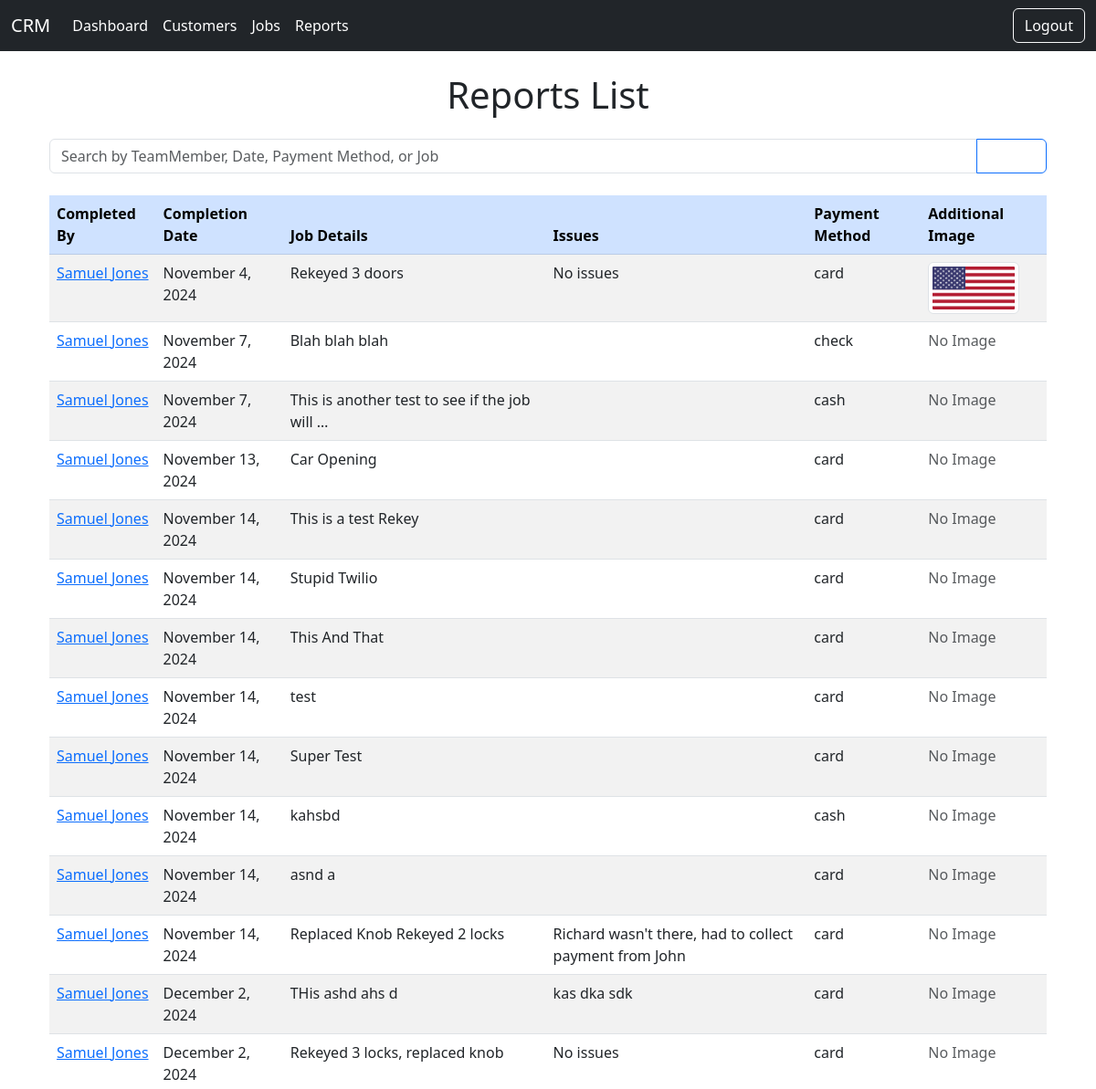
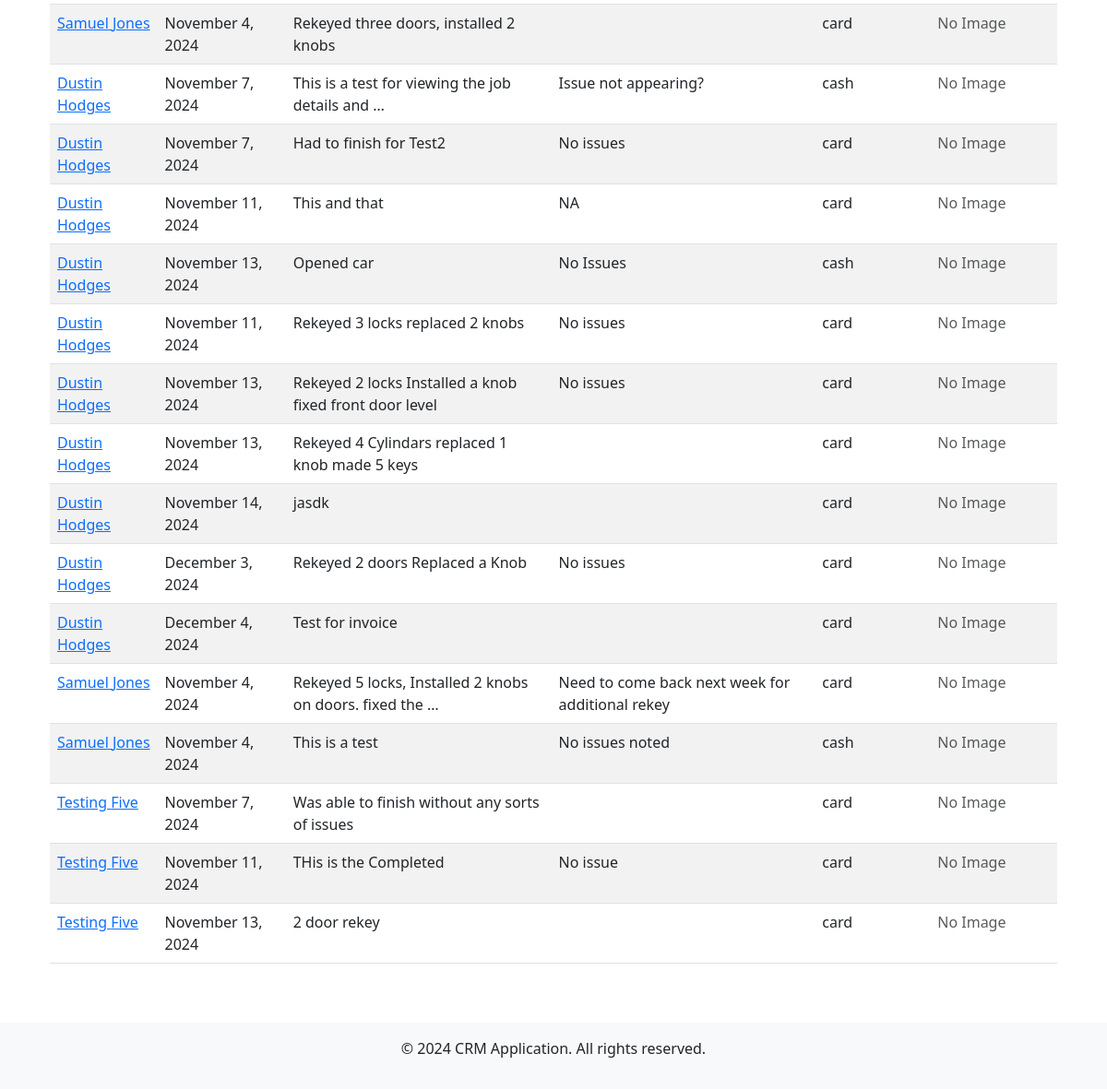
The app's page /reports/list/ (signed in) with its own data (2 pictures, top to bottom).
### reports/models.py (models this page shows, shortened)
class Report(models.Model):
    PAYMENT_METHOD_CHOICES = [
        ('card', 'Card'),
        ('cash', 'Cash'),
        ('check', 'Check'),
        ('billed', 'Billed'),
    ]
    job = models.OneToOneField(Job, on_delete=models.CASCADE)  # Each job can have one report
    completed_by = models.ForeignKey(TeamMember, on_delete=models.SET_NULL, null=True, blank=True)
    completed_at = models.DateTimeField(auto_now_add=True)
    job_details = models.TextField()  # Field for any job-related details or issues
    job_issues = models.TextField(blank=True, null=True)
    payment_method = models.CharField(max_length=10, choices=PAYMENT_METHOD_CHOICES)
    payment_received = models.BooleanField(default=False)
    additional_image = models.ImageField(upload_to='reports_images/', blank=True, null=True)

### teams/models.py (models this page shows)
class TeamMember(models.Model):
    team = models.ForeignKey(Team, on_delete=models.CASCADE)
    user = models.ForeignKey(settings.AUTH_USER_MODEL, on_delete=models.CASCADE)
    ACCESS_LEVEL = (
        (1, 'View Only'),
        (2, 'Add Customers and Jobs'),
        (3, 'Manage Team Members'),
        (4, 'Full Access'),
    )
    access_level = models.IntegerField(choices=ACCESS_LEVEL, default=1)
    class Meta:
        unique_together = ('team', 'user')

### accounts/models.py (models this page shows)
class CustomUser(AbstractUser):
    first_name = models.CharField(max_length=255, blank=True)
    last_name = models.CharField(max_length=255, blank=True)
    phone_number = models.CharField(max_length=15, blank=True)
    profile_picture = models.ImageField(upload_to='profile_pics/', blank=True, null=True)
    ROLE_CHOICES = [
        ('viewer', 'Viewer'),
        ('editor', 'Editor'),
        ('manager', 'Manager'),
    ]
    role = models.CharField(max_length=10, choices=ROLE_CHOICES, default='viewer')
    is_active = models.BooleanField(default=True)
    date_of_birth = models.DateField(blank=True, null=True)
    groups = models.ManyToManyField(
        'auth.Group',
        related_name='custom_user_groups',
        blank=True
    )
    user_permissions = models.ManyToManyField(
        'auth.Permission',
        related_name='custom_user_permissions',
        blank=True
    )

### reports/views.py (the view, shortened to what this page needs)
# urls.py: path('list/', views.reports_list, name='reports_list'),
@login_required
def reports_list(request):
    team_member = TeamMember.objects.get(user=request.user)
    team = team_member.team
    access_level = team_member.access_level
    if team_member.access_level < 3:
        return redirect('dashboard')  # Redirect lower access levels to a different page
    reports = Report.objects.filter(job__team_member__team=team)
    query = request.GET.get('q')
    context = {
        'reports': reports,
        'access_level': access_level,
    }
    return render(request, 'reports/reports_list.html', context)

### context_processors.py (called while the page is built, shortened)
def access_level_context(request):
    return {}

### reports/templates/reports/reports_list.html (shortened to what this page needs)
{% extends "base.html" %}
{% block content %}
{% load custom_filters %}
<div class="container">
    <h1 class="my-4 text-center">Reports List</h1>
    <form method="GET" action="{% url 'reports:reports_list' %}" class="mb-4">
        <div class="input-group">
            <input
                type="text"
                name="q"
                class="form-control"
                placeholder="Search by TeamMember, Date, Payment Method, or Job"
                value="{{ query|default_if_none:'' }}"
            >
            <button type="submit" class="btn btn-outline-primary">Search</button>
        </div>
    </form>
    <div class="table-responsive">
        <table class="table table-striped table-hover">
            <thead class="table-primary">
                <tr>
                    <th>Completed By</th>
                    <th>Completion Date</th>
                    <th>Job Details</th>
                    <th>Issues</th>
                    <th>Payment Method</th>
                    <th>Additional Image</th>
                </tr>
            </thead>
            <tbody>
                {% for report in reports %}
                    <tr>
                        <td>
                            <a href="{% url 'reports:report_details' report.id %}">
                                {% if report.completed_by.user.first_name %}
                                    {{ report.completed_by.user.first_name }} {{ report.completed_by.user.last_name }}
                                {% else %}
                                    {{ report.completed_by.user.username }}
                                {% endif %}
                            </a>
                        </td>
                        <td>{{ report.completed_at|date:"F j, Y" }}</td>
                        <td>{{ report.job_details|truncatewords:10 }}</td>
                        <td>{{ report.job_issues|truncatewords:10 }}</td>
                        <td>{{ report.payment_method }}</td>
                        <td>
                            {% if report.additional_image %}
                                <img src="{{ report.additional_image.url }}" alt="Additional Image" class="img-thumbnail" style="max-width: 100px;">
                            {% else %}
                                <span class="text-muted">No Image</span>
                            {% endif %}
                        </td>
                    </tr>
                {% empty %}
                    <tr>
                        <td colspan="6" class="text-center text-muted">No reports found.</td>
                    </tr>
                {% endfor %}
            </tbody>
        </table>
    </div>
</div>
{% endblock %}

### templates/base.html (shortened to what this page needs)
{% load static %}
<!DOCTYPE html>
<html lang="en">
<head>
    <link href="https://cdn.jsdelivr.net/npm/bootstrap@5.3.0-alpha3/dist/css/bootstrap.min.css" rel="stylesheet">
    <link href='https://cdn.jsdelivr.net/npm/fullcalendar@5.11.0/main.min.css' rel='stylesheet' />
    <link rel="stylesheet" href="{% static 'css/custom.css' %}">
</head>
<body>
    <nav class="navbar navbar-expand-lg navbar-dark bg-dark">
        <div class="container-fluid">
            <a class="navbar-brand" href="{% url 'dashboard' %}">CRM</a>
            <div class="collapse navbar-collapse" id="navbarNav">
                <ul class="navbar-nav me-auto mb-2 mb-lg-0">
                    <li class="nav-item">
                        <a class="nav-link" href="{% url 'dashboard' %}">Dashboard</a>
                    </li>
                    <li class="nav-item">
                        <a class="nav-link" href="{% url 'customer_list' %}">Customers</a>
                    </li>
                    <li class="nav-item">
                        <a class="nav-link" href="{% url 'jobs:job_list' %}">Jobs</a>
                    </li>
                    {% if access_level >= 3 %}
                    <li class="nav-item">
                        <a class="nav-link" href="{% url 'reports:reports_list' %}">Reports</a>
                    </li>
                    {% endif %}
                </ul>
                <form class="d-flex" method="POST" action="{% url 'logout' %}">
                    <button class="btn btn-outline-light" type="submit">Logout</button>
                </form>
            </div>
        </div>
    </nav>
    <div class="container mt-4">
        {% block content %}{% endblock %}
    </div>
    <footer class="text-center mt-5 py-3 bg-light">
        <p>&copy; {{ current_year|default:2024 }} CRM Application. All rights reserved.</p>
    </footer>
</body>
</html>

### static/custom.css (style rules this page uses)
.navbar { background-color: #343a40; }
.navbar-brand, .nav-link, .btn { color: #ffffff !important; }

### records on screen
Report: completed_by.user.first_name "Samuel", completed_by.user.last_name "Jones", completed_at "November 4, 2024", job_details "Rekeyed 3 doors", job_issues "No issues", payment_method "card", additional_image (picture)
Report: completed_by.user.first_name "Samuel", completed_by.user.last_name "Jones", completed_at "November 7, 2024", job_details "Blah blah blah", payment_method "check", additional_image "No Image"
Report: completed_by.user.first_name "Samuel", completed_by.user.last_name "Jones", completed_at "November 7, 2024", job_details "This is another test to see if the job will …", payment_method "cash", additional_image "No Image"
Report: completed_by.user.first_name "Samuel", completed_by.user.last_name "Jones", completed_at "November 13, 2024", job_details "Car Opening", payment_method "card", additional_image "No Image"
Report: completed_by.user.first_name "Samuel", completed_by.user.last_name "Jones", completed_at "November 14, 2024", job_details "This is a test Rekey", payment_method "card", additional_image "No Image"
Report: completed_by.user.first_name "Samuel", completed_by.user.last_name "Jones", completed_at "November 14, 2024", job_details "Stupid Twilio", payment_method "card", additional_image "No Image"
Report: completed_by.user.first_name "Samuel", completed_by.user.last_name "Jones", completed_at "November 14, 2024", job_details "This And That", payment_method "card", additional_image "No Image"
Report: completed_by.user.first_name "Samuel", completed_by.user.last_name "Jones", completed_at "November 14, 2024", job_details "test", payment_method "card", additional_image "No Image"
Report: completed_by.user.first_name "Samuel", completed_by.user.last_name "Jones", completed_at "November 14, 2024", job_details "Super Test", payment_method "card", additional_image "No Image"
Report: completed_by.user.first_name "Samuel", completed_by.user.last_name "Jones", completed_at "November 14, 2024", job_details "kahsbd", payment_method "cash", additional_image "No Image"
Report: completed_by.user.first_name "Samuel", completed_by.user.last_name "Jones", completed_at "November 14, 2024", job_details "asnd a", payment_method "card", additional_image "No Image"
Report: completed_by.user.first_name "Samuel", completed_by.user.last_name "Jones", completed_at "November 14, 2024", job_details "Replaced Knob Rekeyed 2 locks", job_issues "Richard wasn't there, had to collect payment from John", payment_method "card", additional_image "No Image"
Report: completed_by.user.first_name "Samuel", completed_by.user.last_name "Jones", completed_at "December 2, 2024", job_details "THis ashd ahs d", job_issues "kas dka sdk", payment_method "card", additional_image "No Image"
Report: completed_by.user.first_name "Samuel", completed_by.user.last_name "Jones", completed_at "December 2, 2024", job_details "Rekeyed 3 locks, replaced knob", job_issues "No issues", payment_method "card", additional_image "No Image"
Report: completed_by.user.first_name "Samuel", completed_by.user.last_name "Jones", completed_at "November 4, 2024", job_details "Rekeyed three doors, installed 2 knobs", payment_method "card", additional_image "No Image"
Report: completed_by.user.first_name "Dustin", completed_by.user.last_name "Hodges", completed_at "November 7, 2024", job_details "This is a test for viewing the job details and …", job_issues "Issue not appearing?", payment_method "cash", additional_image "No Image"
Report: completed_by.user.first_name "Dustin", completed_by.user.last_name "Hodges", completed_at "November 7, 2024", job_details "Had to finish for Test2", job_issues "No issues", payment_method "card", additional_image "No Image"
Report: completed_by.user.first_name "Dustin", completed_by.user.last_name "Hodges", completed_at "November 11, 2024", job_details "This and that", job_issues "NA", payment_method "card", additional_image "No Image"
Report: completed_by.user.first_name "Dustin", completed_by.user.last_name "Hodges", completed_at "November 13, 2024", job_details "Opened car", job_issues "No Issues", payment_method "cash", additional_image "No Image"
Report: completed_by.user.first_name "Dustin", completed_by.user.last_name "Hodges", completed_at "November 11, 2024", job_details "Rekeyed 3 locks replaced 2 knobs", job_issues "No issues", payment_method "card", additional_image "No Image"
Report: completed_by.user.first_name "Dustin", completed_by.user.last_name "Hodges", completed_at "November 13, 2024", job_details "Rekeyed 2 locks Installed a knob fixed front door level", job_issues "No issues", payment_method "card", additional_image "No Image"
Report: completed_by.user.first_name "Dustin", completed_by.user.last_name "Hodges", completed_at "November 13, 2024", job_details "Rekeyed 4 Cylindars replaced 1 knob made 5 keys", payment_method "card", additional_image "No Image"
Report: completed_by.user.first_name "Dustin", completed_by.user.last_name "Hodges", completed_at "November 14, 2024", job_details "jasdk", payment_method "card", additional_image "No Image"
Report: completed_by.user.first_name "Dustin", completed_by.user.last_name "Hodges", completed_at "December 3, 2024", job_details "Rekeyed 2 doors Replaced a Knob", job_issues "No issues", payment_method "card", additional_image "No Image"
Report: completed_by.user.first_name "Dustin", completed_by.user.last_name "Hodges", completed_at "December 4, 2024", job_details "Test for invoice", payment_method "card", additional_image "No Image"
Report: completed_by.user.first_name "Samuel", completed_by.user.last_name "Jones", completed_at "November 4, 2024", job_details "Rekeyed 5 locks, Installed 2 knobs on doors. fixed the …", job_issues "Need to come back next week for additional rekey", payment_method "card", additional_image "No Image"
Report: completed_by.user.first_name "Samuel", completed_by.user.last_name "Jones", completed_at "November 4, 2024", job_details "This is a test", job_issues "No issues noted", payment_method "cash", additional_image "No Image"
Report: completed_by.user.first_name "Testing", completed_by.user.last_name "Five", completed_at "November 7, 2024", job_details "Was able to finish without any sorts of issues", payment_method "card", additional_image "No Image"
Report: completed_by.user.first_name "Testing", completed_by.user.last_name "Five", completed_at "November 11, 2024", job_details "THis is the Completed", job_issues "No issue", payment_method "card", additional_image "No Image"
Report: completed_by.user.first_name "Testing", completed_by.user.last_name "Five", completed_at "November 13, 2024", job_details "2 door rekey", payment_method "card", additional_image "No Image"

### other values on screen
{{ current_year|default:2024 }} "2024"
